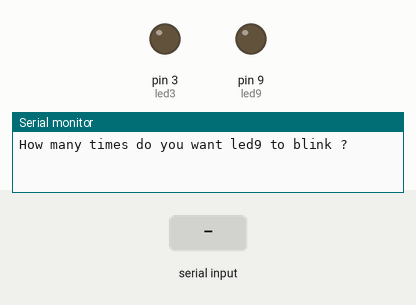
Bench run of a sketch on a simulated Arduino Uno, built with avr-gcc and run on an emulated ATmega328P. Parts: output pins drawn as LEDs (lit = HIGH), the last lines printed to the serial monitor. Dashed ring = blinking. The test bench sets the inputs (shaded band).

Above: at 0.8 s.
0.9 s: "90,45\n" received over Serial
At 1.12 s:
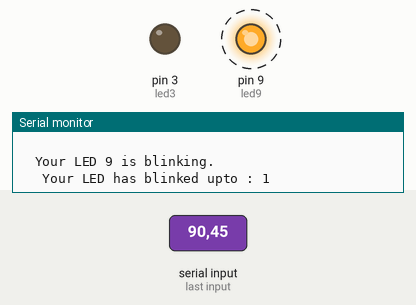
At 28.16 s:
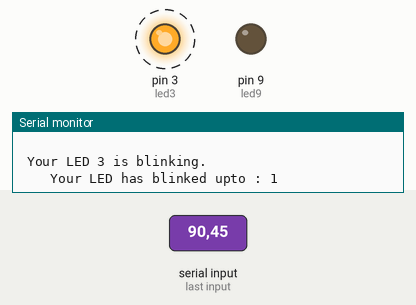
Timing chart, 0 to 29.8 s (numbered marks = the images above; inputs shaded):
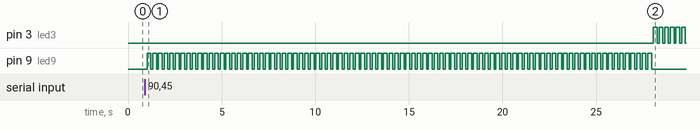

Measured:
- after the input at 0.9 s, pin 3 (led3): alternates HIGH for 0.20 s and LOW for 0.10 s, starting after 27.2 s; pin 9 (led9): alternates HIGH for 0.20 s and LOW for 0.10 s, 180 changes in all, then stays LOW, starting after 0.13 s

The sketch:

sketch_may03c.ino
```cpp
int led3 = 3;
int led9 = 9;
int waitoff3=100;
int waiton3=200;
int waitoff9 =100;
int waiton9=200;
int led9blinks;
int led3blinks;
void setup() {
  Serial.begin(9600);
pinMode(led9,OUTPUT);
pinMode(led3,OUTPUT);
    Serial.println("How many times do you want led9 to blink ? ");
while(Serial.available()==0){}
led9blinks = Serial.parseInt();
Serial.println ("No. of times led9 will blink = " + String(led9blinks));

Serial.println(" ");
  Serial.println("How many times do you want led3 to blink ? ");
while(Serial.available()==0){}
led3blinks = Serial.parseInt();
Serial.println ("No. of times led3 will blink = " + String(led3blinks));
Serial.println(" ");
}

void loop(){

  Serial.println("  Your LED 9 is blinking. ");
for (int j=1; j<=led9blinks; j=j+1){
  Serial.print("   Your LED has blinked upto : ");
  Serial.println(j);
digitalWrite(led9,HIGH);
delay(waiton9);
digitalWrite(led9,LOW);
delay(waitoff9);

}
Serial.println(" ");
  Serial.println(" Your LED 3 is blinking. ");
for (int j=1; j<=led3blinks; j=j+1){
Serial.print("    Your LED has blinked upto : ");
Serial.println(j);
digitalWrite(led3,HIGH);
delay(waiton3);
digitalWrite(led3,LOW);
delay(waitoff3);
}
Serial.println(" ");
}
```
